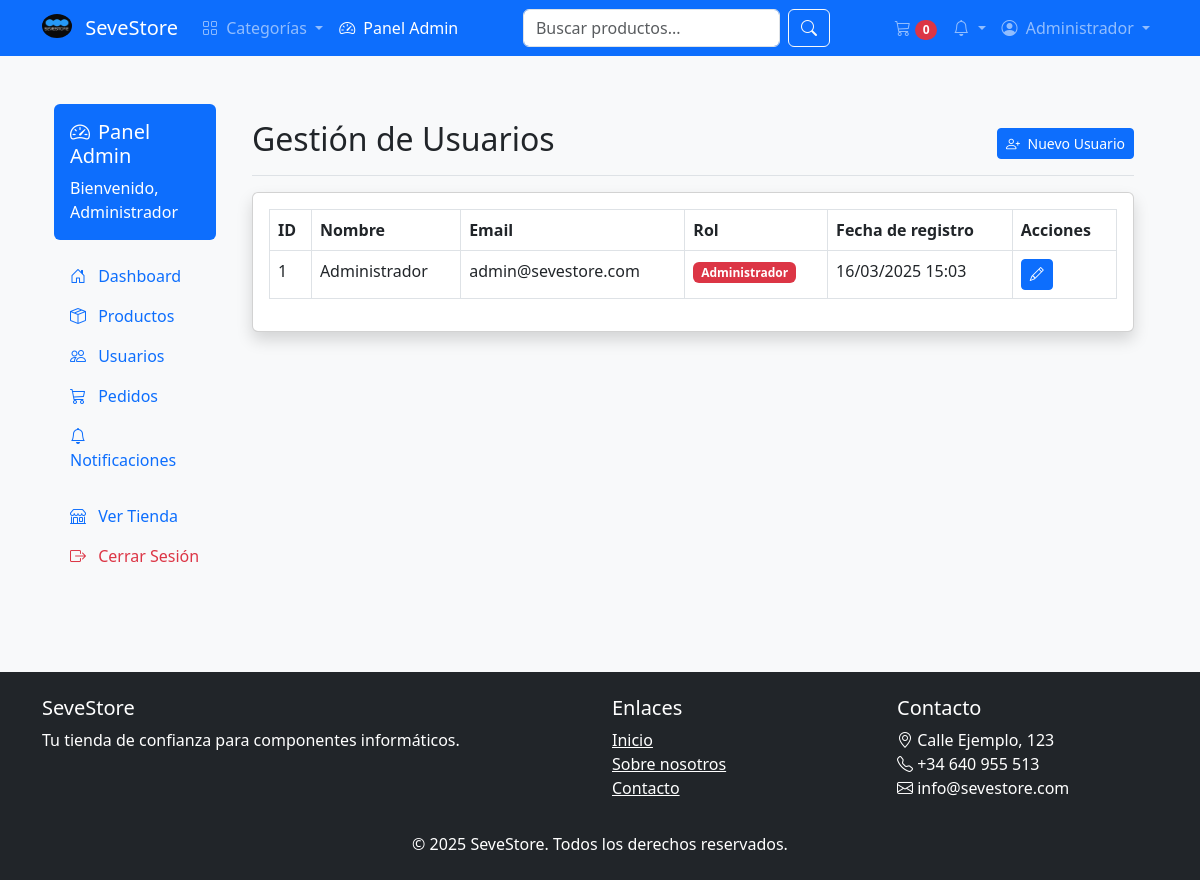
The page /admin_panel.php?section=usuarios (signed in) on the database its author committed.
### tables this page shows
CREATE TABLE IF NOT EXISTS usuarios (
    id INT AUTO_INCREMENT PRIMARY KEY,
    nombre VARCHAR(100) NOT NULL,
    email VARCHAR(150) NOT NULL UNIQUE,
    password VARCHAR(255) NOT NULL,
    rol ENUM('admin', 'usuario') DEFAULT 'usuario',
    fecha_registro TIMESTAMP DEFAULT CURRENT_TIMESTAMP,
    ultimo_acceso TIMESTAMP NULL,
    reset_token VARCHAR(255) NULL,
    reset_token_expires TIMESTAMP NULL
);

### admin/usuarios.php (the view, shortened to what this page needs)
<?php
switch ($action) {
    case 'list':
    default:
        $query = "SELECT * FROM usuarios ORDER BY id ASC";
        $stmt = $db->prepare($query);
        $stmt->execute();
        $usuarios = $stmt->fetchAll(PDO::FETCH_ASSOC);
        ?>
        <div class="card shadow mb-4">
            <div class="card-body">
                <div class="table-responsive">
                    <table class="table table-bordered" id="dataTable" width="100%" cellspacing="0">
                        <thead>
                            <tr>
                                <th>ID</th>
                                <th>Nombre</th>
                                <th>Email</th>
                                <th>Rol</th>
                                <th>Fecha de registro</th>
                                <th>Acciones</th>
                            </tr>
                        </thead>
                        <tbody>
                            <?php if (empty($usuarios)): ?>
                                <tr>
                                    <td colspan="6" class="text-center">No hay usuarios registrados</td>
                                </tr>
                            <?php else: ?>
                                <?php foreach ($usuarios as $usuario): ?>
                                    <tr>
                                        <td><?php echo $usuario['id']; ?></td>
                                        <td><?php echo htmlspecialchars($usuario['nombre']); ?></td>
                                        <td><?php echo htmlspecialchars($usuario['email']); ?></td>
                                        <td>
                                            <?php if ($usuario['rol'] == 'admin'): ?>
                                                <span class="badge bg-danger">Administrador</span>
                                            <?php else: ?>
                                                <span class="badge bg-primary">Usuario</span>
                                            <?php endif; ?>
                                        </td>
                                        <td><?php echo date('d/m/Y H:i', strtotime($usuario['fecha_registro'])); ?></td>
                                        <td>
                                            <a href="admin_panel.php?section=usuarios&action=edit&id=<?php echo $usuario['id']; ?>" class="btn btn-sm btn-primary">
                                                <i class="bi bi-pencil"></i>
                                            </a>
                                        </td>
                                    </tr>
                                <?php endforeach; ?>
                            <?php endif; ?>
                        </tbody>
                    </table>
                </div>
            </div>
        </div>
        <?php
        break;
}
?>

### assets/css/styles.css (style rules this page uses)
body { min-height: 100vh; display: flex; flex-direction: column; background-color: #f8f9fa; }

### rows shown on the page
usuarios: id "1", nombre "Administrador", email "admin@sevestore.com", rol "Administrador", fecha_registro "16/03/2025 15:03"

### other values the page prints
verificarSiHayProductosEnCarrito() "0"
$_SESSION['user_name'] "Administrador"
$page_title "Gestión de Usuarios"
